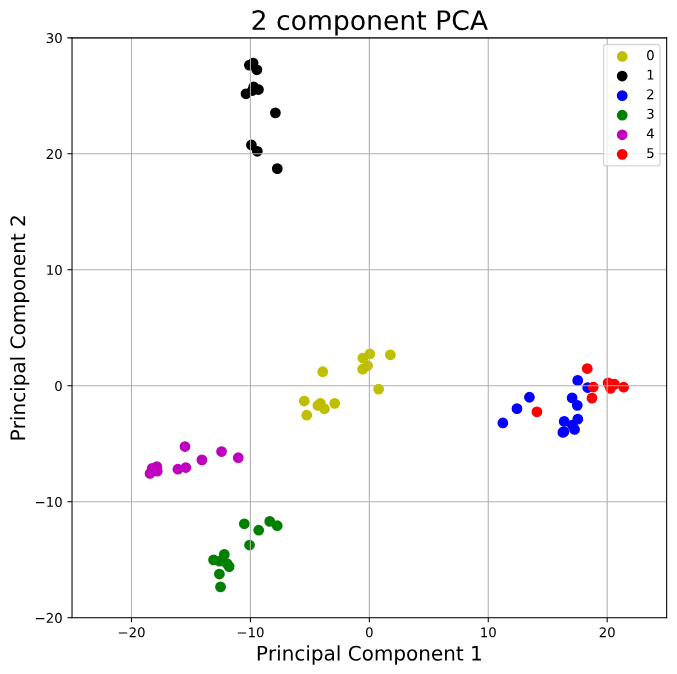

Python code for this plot:
#Consult https://towardsdatascience.com/pca-using-python-scikit-learn-e653f8989e60

import pickle
import pandas as pd

labelled = pickle.load(open(r'C:\Users\chapmanvl\Documents\VC 2019 projects\Influenza A segment 6 NA\even_scaled_signals_labelled_v2.txt', 'rb'))

# splitting into test/training sets
from sklearn.model_selection import train_test_split

# Splitting data into X and Y
X_unscaled = labelled.iloc[:, 0:1467]
Y = labelled['colour']
rownames = X_unscaled.index.values

#scaling X
from sklearn.preprocessing import StandardScaler
X = StandardScaler().fit_transform(X_unscaled.values)

#PCA 2D on whole dataset
from sklearn.decomposition import PCA
pca2d = PCA(n_components=2)
principalComponents2d = pca2d.fit_transform(X)
pca2d.explained_variance_ratio_

principalDf = pd.DataFrame(data = principalComponents2d
             , columns = ['principal component 1', 'principal component 2'], index = rownames)
finalDf = pd.concat([principalDf, Y], axis = 1)

# plotting
import matplotlib as plt
fig = plt.pyplot.figure(figsize = (8,8))
ax = fig.add_subplot(1,1,1)
ax.set_xlabel('Principal Component 1', fontsize = 15)
ax.set_ylabel('Principal Component 2', fontsize = 15)
ax.set_title('2 component PCA', fontsize = 20)
ax.set_xlim([-25, 25])
ax.set_ylim([-20, 30])
targets = [0, 1, 2, 3, 4, 5]
colors = ['y','k','b','g','m','r']
for target, color in zip(targets,colors):
    indicesToKeep = finalDf['colour'] == target
    ax.scatter(finalDf.loc[indicesToKeep, 'principal component 1']
               , finalDf.loc[indicesToKeep, 'principal component 2']
               , c = color
               , s = 50)
ax.legend(targets)
ax.grid()
